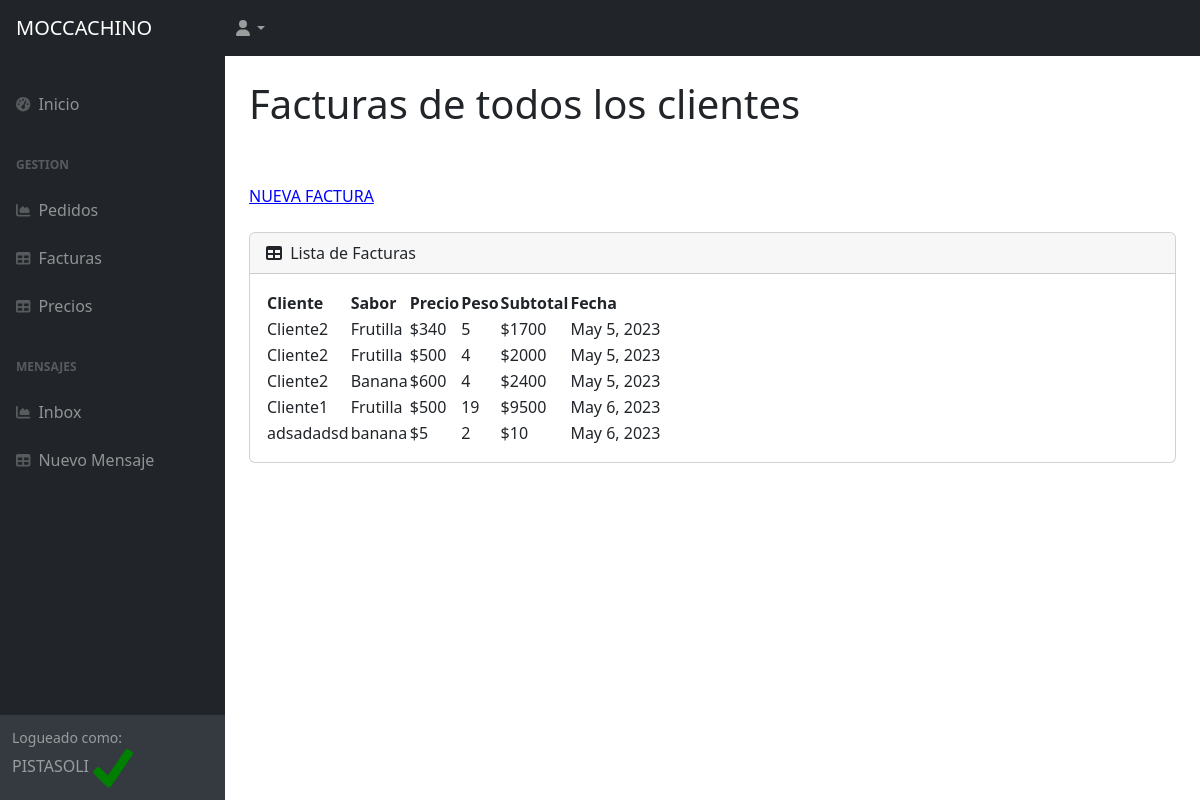
The app's page /AppClientes/facturas_por_cliente/ (signed in) with its own data.
### AppClientes/models.py (models this page shows, shortened)
class Factura(models.Model):
    cliente = models.CharField(max_length=50)
    sabor = models.CharField(max_length=50)
    precio = models.IntegerField()
    peso = models.IntegerField()
    fecha = models.DateField(default=datetime.date.today)
    @property
    def subtotal(self):
        return self.precio * self.peso

### AppClientes/views.py (the view)
# urls.py: path('facturas_por_cliente/', vista_superFactura, name="facturas_por_cliente"),
@login_required
def vista_superFactura (request):
    if request.user.is_superuser:
        facturas = Factura.objects.all()
        context= {"facturas": facturas, "avatar":verAvatar(request)}
        return render(request, "AppClientes/facturas.html", context)
    else:
        varCliente = request.user
        facturas = Factura.objects.filter(cliente=varCliente)
        context= {"facturas": facturas, "avatar":verAvatar(request)}
        return render(request, "AppClientes/facturas_por_cliente.html", context)

### AppClientes/views.py (called while the page is built)
def verAvatar(request):
    avatares=Avatar.objects.filter(user=request.user.id)
    if len(avatares)!=0:
        return avatares[0].imagen.url
    else:
        return "/media/avatars/favicon.ico"

### AppClientes/templates/AppClientes/facturas.html
{% extends 'AppClientes/padre.html' %}
{% load static %}
            {% block contenido %}
            <div id="layoutSidenav_content">
                <main>
                    <div class="container-fluid px-4">
                        <h1 class="mt-4">Facturas de todos los clientes</h1>
                        <br>
                        <br>
                            <a style="color: blue;" href="{% url 'facturasagregar' %}">NUEVA FACTURA</a>
                            <br>
                            <br>
                        <div class="card mb-4">
                            <div class="card-header">
                                <i class="fas fa-table me-1"></i>
                                Lista de Facturas
                            </div>
                            <div class="card-body">
                                <table id="datatablesSimple">
                                    <thead>
                                        <tr>
                                            <th>Cliente</th>
                                            <th>Sabor</th>
                                            <th>Precio</th>
                                            <th>Peso</th>
                                            <th>Subtotal</th>
                                            <th>Fecha</th>
                                        </tr>
                                    </thead>
                                    <tbody>
                                        {% for factura in facturas %}
                                        <tr>
                                            <td>{{ factura.cliente }}</td>
                                            <td>{{ factura.sabor }}</td>
                                            <td>${{ factura.precio }}</td>
                                            <td>{{ factura.peso }}</td>
                                            <td>${{ factura.subtotal }}</td>
                                            <td>{{ factura.fecha }}</td>
                                        </tr>
                                        {% endfor %}
                                    </tbody>
                                </table>
                            </div>
                        </div>
                    </div>
                </main>
                {% endblock %}

### AppClientes/templates/AppClientes/padre.html (shortened to what this page needs)
<!DOCTYPE html>
<html lang="en">
    <head>
        {% load static %}
        <link href="https://cdn.jsdelivr.net/npm/simple-datatables@7.1.2/dist/style.min.css" rel="stylesheet" />
        <link href="{% static 'AppClientes/css/styles.css' %}" rel="stylesheet" />
    </head>
    <body class="sb-nav-fixed">
        <nav class="sb-topnav navbar navbar-expand navbar-dark bg-dark">
            <a class="navbar-brand ps-3" href="{% url 'InicioAppClientes' %}">MOCCACHINO</a>
            <ul class="navbar-nav ms-auto ms-md-0 me-3 me-lg-4">
                <li class="nav-item dropdown">
                    <a class="nav-link dropdown-toggle" id="navbarDropdown" href="#" role="button" data-bs-toggle="dropdown" aria-expanded="false"><i class="fas fa-user fa-fw"></i></a>
                </li>
            </ul>
        </nav>
        <div id="layoutSidenav">
            <div id="layoutSidenav_nav">
                <nav class="sb-sidenav accordion sb-sidenav-dark" id="sidenavAccordion">
                    <div class="sb-sidenav-menu">
                        <div class="nav">
                            <br>
                            <a class="nav-link" href="{% url 'InicioAppClientes' %}">
                                <div class="sb-nav-link-icon"><i class="fas fa-tachometer-alt"></i></div>
                                Inicio
                            </a>
                            <div class="sb-sidenav-menu-heading">Gestion</div>
                            <a class="nav-link" href="{% url 'pedidos_super' %}">
                                <div class="sb-nav-link-icon"><i class="fas fa-chart-area"></i></div>
                                Pedidos
                            </a>
                            <a class="nav-link" href="{% url 'facturas_super' %}">
                                <div class="sb-nav-link-icon"><i class="fas fa-table"></i></div>
                                Facturas
                            </a>
                            <a class="nav-link" href="{% url 'precios' %}">
                                <div class="sb-nav-link-icon"><i class="fas fa-table"></i></div>
                                Precios
                            </a>
                            <div class="sb-sidenav-menu-heading">Mensajes</div>
                            <a class="nav-link" href="{% url 'inbox' %}">
                                <div class="sb-nav-link-icon"><i class="fas fa-chart-area"></i></div>
                                Inbox
                            </a>
                            <a class="nav-link" href="{% url 'nuevomensaje' %}">
                                <div class="sb-nav-link-icon"><i class="fas fa-table"></i></div>
                                Nuevo Mensaje
                            </a>
                        </div>
                    </div>
                    <div class="sb-sidenav-footer">
                        <div class="small">Logueado como:</div>
                        {{ user.username }}
                        <img src="{{ avatar }}" alt="Avatar" style="width:40px;height:40px"/>
                    </div>
                </nav>
            </div>
            {% block contenido %}
            {% endblock %}
        </div>
    </body>
</html>

### records on screen
Factura: cliente "Cliente2", sabor "Frutilla", precio "340", peso "5", subtotal "1700", fecha "May 5, 2023"
Factura: cliente "Cliente2", sabor "Frutilla", precio "500", peso "4", subtotal "2000", fecha "May 5, 2023"
Factura: cliente "Cliente2", sabor "Banana", precio "600", peso "4", subtotal "2400", fecha "May 5, 2023"
Factura: cliente "Cliente1", sabor "Frutilla", precio "500", peso "19", subtotal "9500", fecha "May 6, 2023"
Factura: cliente "adsadadsd", sabor "banana", precio "5", peso "2", subtotal "10", fecha "May 6, 2023"

### other values on screen
{{ user.username }} "PISTASOLI"
